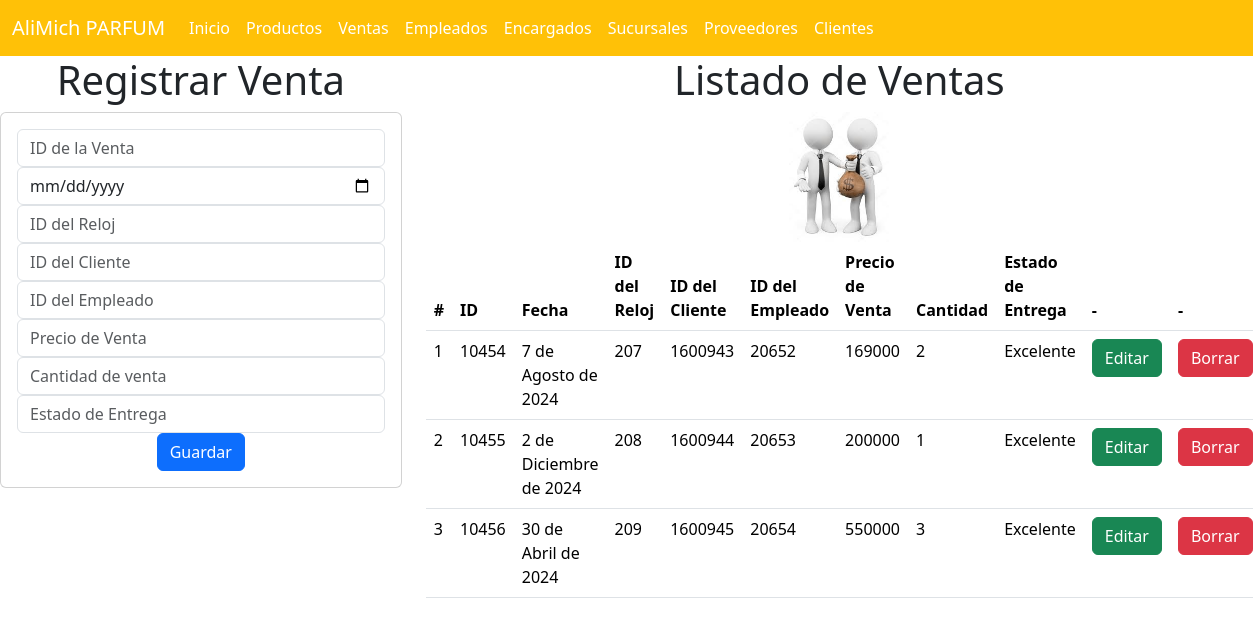
The page /venta_app/ventas on the database its author committed.
### venta_app/models.py (models this page shows, shortened)
class Venta(models.Model):
    id = models.IntegerField(primary_key=True)
    fecha = models.DateField()
    id_reloj = models.IntegerField()
    id_cliente = models.IntegerField()
    id_empleado = models.IntegerField(null=True,blank=True)
    precio_de_venta = models.IntegerField()
    cantidad=models.IntegerField(null=True,blank=True)
    estado_de_entrega = models.CharField(max_length=255)

### venta_app/views.py (the view)
# urls.py: path("ventas",views.ventas,name="ventas"),
def ventas(request):
    lasventas = Venta.objects.all()
    return render(request, 'gestionarVentas.html', {"misventas": lasventas})

### venta_app/templates/gestionarVentas.html (shortened to what this page needs)
{% extends "base.html" %}
{% load static %}
{% block cuerpo %}
<div class="row justify-content-center">
  <div class="col-sm-12 col-md-4 col-lg-4 col-xl-4">
    <h1>Registrar Venta</h1>
    <div class="card">
      <div class="card-body">
        <form action="{% url 'registrarVenta' %}" method="POST">
          <div class="form-group">
            <input type="text" id="txtid" name="txtid" class="form-control" placeholder="ID de la Venta" required>
          </div>
          <div class="form-group ">
            <input type="date" id="numfecha" name="numfecha" class="form-control" placeholder="Fecha" required>
          </div>
          <div class="form-group ">
            <input type="number" id="numid_reloj" name="numid_reloj" class="form-control" placeholder="ID del Reloj" required>
          </div>
          <div class="form-group ">
            <input type="number" id="numid_cliente" name="numid_cliente" class="form-control" placeholder="ID del Cliente" required>
          </div>
          <div class="form-group ">
            <input type="number" id="numide" name="numide" class="form-control" placeholder="ID del Empleado" required>
          </div>
          <div class="form-group">
            <input type="number" step="0.01" id="numprecio_de_venta" name="numprecio_de_venta" class="form-control" placeholder="Precio de Venta" required>
          </div>
          <div class="form-group ">
            <input type="number" id="txtcantidad" name="txtcantidad" class="form-control" placeholder="Cantidad de venta" required>
          </div>
          <div class="form-group ">
            <input type="text" id="txtestado_de_entrega" name="txtestado_de_entrega" class="form-control" placeholder="Estado de Entrega" maxlength="255" required>
          </div>
          <div class="form-group ">
            <button type="submit" class="btn btn-primary">Guardar</button>
          </div>
        </form>
      </div>
    </div>
  </div>
  <div class="col-sm-12 col-md-8 col-lg-8 col-xl-8">
    <h1>Listado de Ventas</h1>
    <img src="{% static 'img/ventas.jpg' %}" style="width: 100px;" alt="Ejemplo de imagen">
      <table class="table">
        <thead>
          <tr>
            <th scope="col">#</th>
            <th scope="col">ID</th>
            <th scope="col">Fecha</th>
            <th scope="col">ID del Reloj</th>
            <th scope="col">ID del Cliente</th>
            <th scope="col">ID del Empleado</th>
            <th scope="col">Precio de Venta</th>
            <th scope="col">Cantidad</th>
            <th scope="col">Estado de Entrega</th>
            <th scope="col">-</th>
            <th scope="col">-</th>
          </tr>
        </thead>
        <tbody>
          {% for venta in misventas %}
          <tr>
            <td>{{ forloop.counter }}</td>
            <td>{{ venta.id }}</td>
            <td>{{ venta.fecha }}</td>
            <td>{{ venta.id_reloj }}</td>
            <td>{{ venta.id_cliente }}</td>
            <td>{{ venta.id_empleado }}</td>
            <td>{{ venta.precio_de_venta }}</td>
            <td>{{ venta.cantidad }}</td>
            <td>{{ venta.estado_de_entrega }}</td>
            <td><a href="seleccionarVenta/{{ venta.id }}" class="btn btn-success">Editar</a></td>
            <td><a href="borrarVenta/{{ venta.id }}" class="btn btn-danger">Borrar</a></td>
          </tr>
          {% endfor %}
        </tbody>
      </table>
    </div>
  </div>
{% endblock %}

### rows shown on the page
Venta: id "10454", fecha "7 de Agosto de 2024", id_reloj "207", id_cliente "1600943", id_empleado "20652", precio_de_venta "169000", cantidad "2", estado_de_entrega "Excelente"
Venta: id "10455", fecha "2 de Diciembre de 2024", id_reloj "208", id_cliente "1600944", id_empleado "20653", precio_de_venta "200000", cantidad "1", estado_de_entrega "Excelente"
Venta: id "10456", fecha "30 de Abril de 2024", id_reloj "209", id_cliente "1600945", id_empleado "20654", precio_de_venta "550000", cantidad "3", estado_de_entrega "Excelente"
